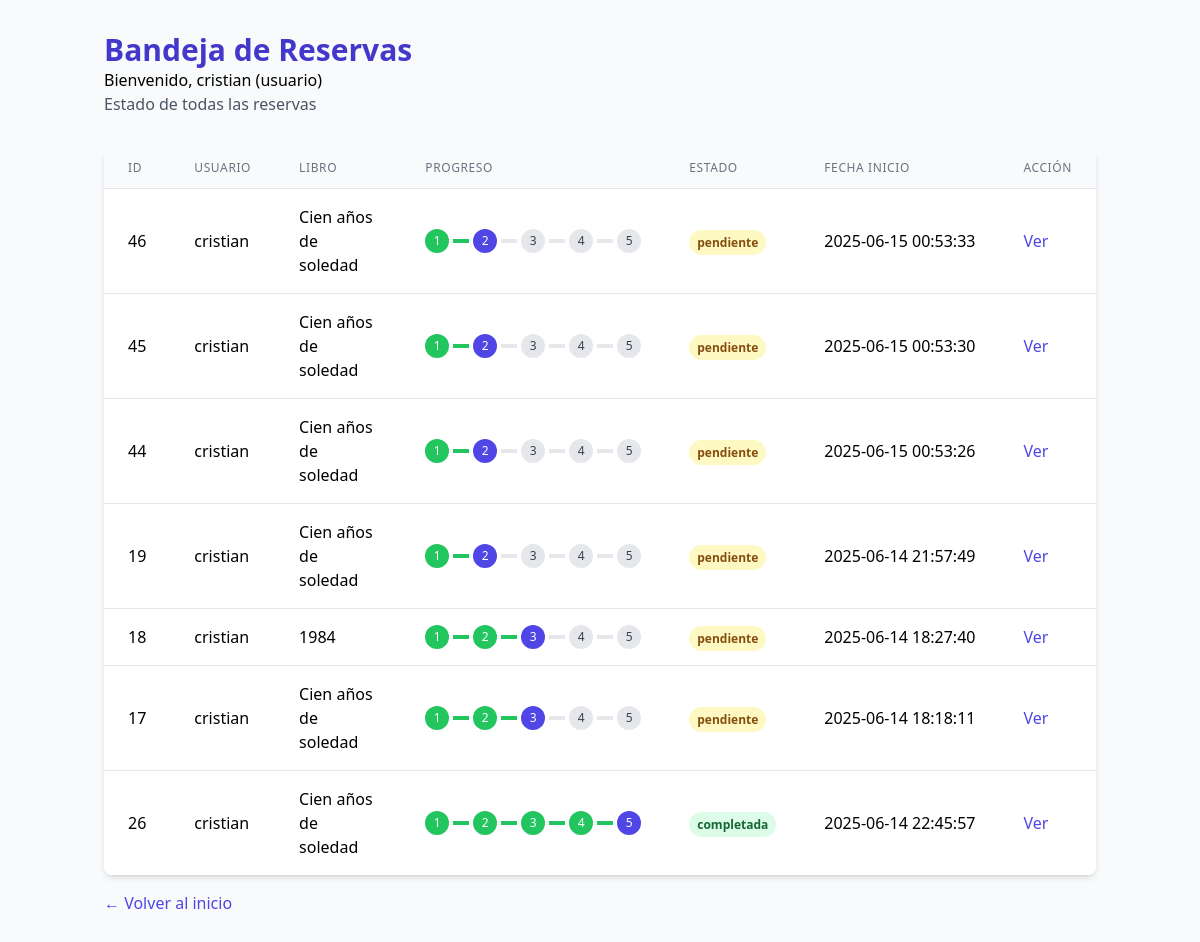
The app's page /bandeja.php (signed in) with its own data.
### tables this page shows
CREATE TABLE `reservas` (
  `id_reserva` int(11) NOT NULL,
  `id_usuario` int(11) NOT NULL,
  `flujo` varchar(3) NOT NULL,
  `proceso` varchar(3) NOT NULL,
  `id_libro` int(11) DEFAULT NULL,
  `fecha_inicio` datetime DEFAULT NULL,
  `fecha_fin` datetime DEFAULT NULL,
  `estado` enum('pendiente','confirmada','completada','cancelada') DEFAULT 'pendiente'
);

CREATE TABLE `usuarios` (
  `id` int(11) NOT NULL,
  `nombre` varchar(100) NOT NULL,
  `apellidos` varchar(100) NOT NULL,
  `correo` varchar(50) NOT NULL,
  `contrasena` varchar(255) NOT NULL,
  `rol` enum('usuario','bibliotecario','admin','almacen') NOT NULL DEFAULT 'usuario',
  `creado_en` timestamp NOT NULL DEFAULT current_timestamp()
);

CREATE TABLE `libros` (
  `id_libro` int(11) NOT NULL,
  `titulo` varchar(100) NOT NULL,
  `autor` varchar(100) NOT NULL,
  `disponible` tinyint(1) DEFAULT 1,
  `stock` int(11) NOT NULL DEFAULT 0
);

CREATE TABLE `flujo_proceso` (
  `flujo` varchar(3) NOT NULL,
  `proceso` varchar(3) NOT NULL,
  `siguiente` varchar(3) DEFAULT NULL,
  `pantalla` varchar(30) DEFAULT NULL,
  `rol` varchar(20) DEFAULT NULL
);

### bandeja.php (the view, shortened to what this page needs)
<?php
$con = mysqli_connect("localhost", "root", "", "biblioteca");
$sql = "SELECT r.id_reserva, u.nombre as unombre, r.flujo, r.proceso, l.titulo, r.fecha_inicio, r.fecha_fin, r.estado
        FROM reservas r
		LEFT JOIN usuarios u ON r.id_usuario = u.id
        LEFT JOIN libros l ON r.id_libro = l.id_libro
        ORDER BY r.estado, r.fecha_inicio DESC";
$resultado = mysqli_query($con, $sql);
?>
<!DOCTYPE html>
<html lang="es">
<head>
	<script src="https://cdn.tailwindcss.com"></script>
</head>
<body class="bg-gray-50">
	<div class="container mx-auto px-4 py-8">
		<header class="mb-8">
			<h1 class="text-3xl font-bold text-indigo-700">Bandeja de Reservas</h1>
			<p class="text-gray-600">
				<?php if (!empty($_SESSION['rol'])): ?>
			<p>Bienvenido, <?php echo $_SESSION['nombre']; ?> (<?php echo $_SESSION['rol']; ?>)</p>
			<?php endif; ?>
			</p>
			<p class="text-gray-600">Estado de todas las reservas</p>
		</header>
		<div class="bg-white rounded-lg shadow-md overflow-hidden">
			<table class="min-w-full divide-y divide-gray-200">
				<thead class="bg-gray-50">
					<tr>
						<th class="px-6 py-3 text-left text-xs font-medium text-gray-500 uppercase tracking-wider">ID
						</th>
						<th class="px-6 py-3 text-left text-xs font-medium text-gray-500 uppercase tracking-wider">
							Usuario</th>
						<th class="px-6 py-3 text-left text-xs font-medium text-gray-500 uppercase tracking-wider">Libro
						</th>
						<th class="px-6 py-3 text-left text-xs font-medium text-gray-500 uppercase tracking-wider">
							Progreso</th>
						<th class="px-6 py-3 text-left text-xs font-medium text-gray-500 uppercase tracking-wider">
							Estado</th>
						<th class="px-6 py-3 text-left text-xs font-medium text-gray-500 uppercase tracking-wider">Fecha
							Inicio</th>
						<th class="px-6 py-3 text-left text-xs font-medium text-gray-500 uppercase tracking-wider">
							Acción</th>
					</tr>
				</thead>
				<tbody class="bg-white divide-y divide-gray-200">
					<?php
                    if ($resultado && mysqli_num_rows($resultado) > 0) {
                        while ($fila = mysqli_fetch_assoc($resultado)) {
                            $estadoColor = '';
                            switch ($fila['estado']) {
                                case 'pendiente': $estadoColor = 'bg-yellow-100 text-yellow-800'; break;
                                case 'completada': $estadoColor = 'bg-green-100 text-green-800'; break;
                            }
                            echo "<tr class='hover:bg-gray-50'>";
                            echo "<td class='px-6 py-4 whitespace-nowrap'>" . htmlspecialchars($fila['id_reserva']) . "</td>";
                            echo "<td class='px-6 py-4 whitespace-nowrap'>" . htmlspecialchars($fila['unombre']) . "</td>";
                            echo "<td class='px-6 py-4'>" . htmlspecialchars($fila['titulo'] ?? 'N/A') . "</td>";
                            echo "<td class='px-6 py-4 whitespace-nowrap'>";
                            echo "<div class='flex items-center'>";
                            $con_flujo = mysqli_connect("localhost", "root", "", "biblioteca");
                            $sql_flujo = "SELECT * FROM flujo_proceso WHERE flujo='{$fila['flujo']}' ORDER BY proceso";
                            $result_flujo = mysqli_query($con_flujo, $sql_flujo);
                            $procesos_flujo = [];
                            while ($proc = mysqli_fetch_assoc($result_flujo)) {
                                $procesos_flujo[] = $proc;
                            }
                            foreach ($procesos_flujo as $index => $proc) {
                                $active = $proc['proceso'] == $fila['proceso'];
                                $completed = array_search($proc['proceso'], array_column($procesos_flujo, 'proceso')) <
                                             array_search($fila['proceso'], array_column($procesos_flujo, 'proceso'));
                                echo "<div class='flex items-center'>";
                                echo "<div class='w-6 h-6 rounded-full flex items-center justify-center text-xs ".
                                     ($active ? "bg-indigo-600 text-white" :
                                      ($completed ? "bg-green-500 text-white" : "bg-gray-200 text-gray-700"))."'>".
                                     substr($proc['proceso'], 1)."</div>";
                                if ($index < count($procesos_flujo) - 1) {
                                    echo "<div class='w-4 h-1 mx-1 ".
                                         ($completed ? "bg-green-500" : "bg-gray-200")."'></div>";
                                }
                                echo "</div>";
                            }
                            echo "</div>";
                            echo "</td>";
                            echo "<td class='px-6 py-4 whitespace-nowrap'><span class='px-2 py-1 rounded-full text-xs font-semibold $estadoColor'>" . htmlspecialchars($fila['estado']) . "</span></td>";
                            echo "<td class='px-6 py-4 whitespace-nowrap'>" . htmlspecialchars($fila['fecha_inicio']) . "</td>";
                            echo "<td class='px-6 py-4 whitespace-nowrap'><a href='proceso.php?id_reserva=" . $fila['id_reserva'] . "&flujo=" . urlencode($fila['flujo']) . "&proceso=" . urlencode($fila['proceso']) . "' class='text-indigo-600 hover:text-indigo-900'>Ver</a></td>";
                            echo "</tr>";
                        }
                    } else {
                        echo "<tr><td colspan='7' class='px-6 py-4 text-center text-gray-500'>No hay reservas registradas</td></tr>";
                    }
                    ?>
				</tbody>
			</table>
		</div>
		<div class="mt-4">
			<a href="index.php" class="text-indigo-600 hover:text-indigo-900">← Volver al inicio</a>
		</div>
	</div>
</body>
</html>

### records on screen
reservas: id_reserva "46", id_usuario.nombre "cristian", id_libro.titulo "Cien años de soledad", estado "pendiente", fecha_inicio "2025-06-15 00:53:33"
flujo_proceso: proceso "1"
flujo_proceso: proceso "2"
flujo_proceso: proceso "3"
flujo_proceso: proceso "4"
flujo_proceso: proceso "5"
reservas: id_reserva "45", id_usuario.nombre "cristian", id_libro.titulo "Cien años de soledad", estado "pendiente", fecha_inicio "2025-06-15 00:53:30"
reservas: id_reserva "44", id_usuario.nombre "cristian", id_libro.titulo "Cien años de soledad", estado "pendiente", fecha_inicio "2025-06-15 00:53:26"
reservas: id_reserva "19", id_usuario.nombre "cristian", id_libro.titulo "Cien años de soledad", estado "pendiente", fecha_inicio "2025-06-14 21:57:49"
reservas: id_reserva "18", id_usuario.nombre "cristian", id_libro.titulo "1984", estado "pendiente", fecha_inicio "2025-06-14 18:27:40"
reservas: id_reserva "17", id_usuario.nombre "cristian", id_libro.titulo "Cien años de soledad", estado "pendiente", fecha_inicio "2025-06-14 18:18:11"
reservas: id_reserva "26", id_usuario.nombre "cristian", id_libro.titulo "Cien años de soledad", estado "completada", fecha_inicio "2025-06-14 22:45:57"

### other values on screen
$_SESSION['nombre'] "cristian"
$_SESSION['rol'] "usuario"
